Frame 1 (no input): blank canvas, image omitted
Frame 60 (no input): blank canvas, image omitted
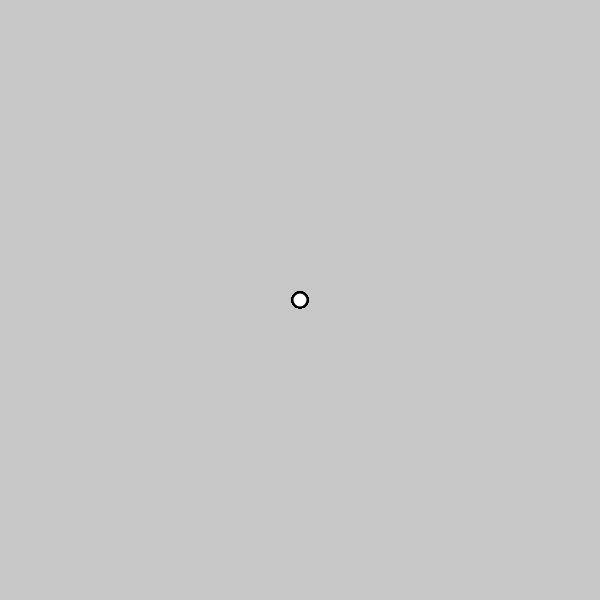
Frame 120 (the mouse pressed at the canvas centre since frame 60)

The p5.js sketch whose frames 1 and 60 were blank and that drew this single picture after the mouse press (run headless with seeded random() and noise() and a simulated clock; from frame 60 on, the mouse is pressed at the canvas centre):

// p5.js sketch
// ── sketch.js
//https://fr.wikipedia.org/wiki/Algorithme_de_Prim
/*L'algorithme consiste à faire croître un arbre depuis un sommet. On commence avec un seul
sommet puis à chaque étape, on ajoute une arête de poids minimum ayant exactement une extrémité
dans l'arbre en cours de construction. En effet, si ses deux extrémités appartenaient déjà à
l'arbre, l'ajout de cette arête créerait un deuxième chemin entre les deux sommets dans l'arbre
en cours de construction et le résultat contiendrait un cycle.*/

let pointsNonRelies = [];
let pointsRelies = [];

function setup() {
  createCanvas(600, 600);
  reset();
}

function draw() {
  if (pointsNonRelies.length > 0) {
    relier();
  }
  for (let elt of pointsRelies) {
    stroke(0);
    strokeWeight(2);
    circle(elt.x, elt.y, 15);
  }
}

function mousePressed() {
  reset();
  pt = createVector(mouseX, mouseY);
  pointsNonRelies.push(pt);
}

function relier() {
  if (pointsRelies.length == 0) {
    let n = floor(random(0, pointsRelies.length));
    pointsRelies.push(pointsNonRelies[n]);
    pointsNonRelies.splice(n, 1);
  }
  while (pointsNonRelies.length > 0) {
    let min = height;
    let indiceI;
    let indiceJ;
    let distance;
    for (let i = 0; i < pointsRelies.length; i++) {
      for (let j = 0; j < pointsNonRelies.length; j++) {
        distance = dist(pointsRelies[i].x, pointsRelies[i].y, pointsNonRelies[j].x, pointsNonRelies[j].y);
        if (distance < min) {
          min = distance;
          indiceI = i;
          indiceJ = j;
        }
      }
    }
    stroke(255, 0, 0);
    strokeWeight(3);
    line(pointsRelies[indiceI].x, pointsRelies[indiceI].y, pointsNonRelies[indiceJ].x, pointsNonRelies[indiceJ].y);
    pointsRelies.push(pointsNonRelies[indiceJ]);
    pointsNonRelies.splice(indiceJ, 1);
  }
}

function reset() {
  background(200);
  pointsNonRelies = pointsRelies;
  pointsRelies = [];
}
